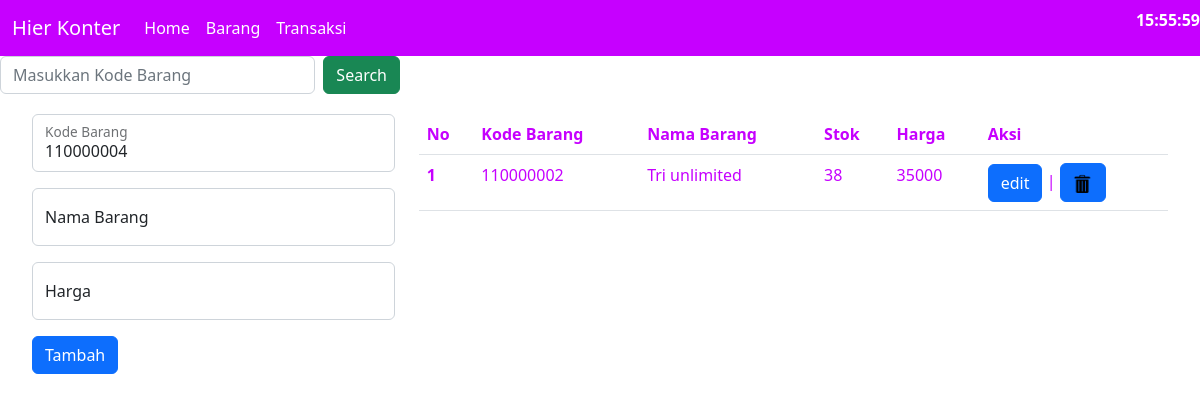
Page /barang.php?cari=110000002 on the committed database.
### tables this page shows
CREATE TABLE `barang` (
  `kodebarang` int(9) NOT NULL,
  `namabarang` varchar(20) NOT NULL,
  `jumlahbarang` int(9) NOT NULL,
  `hargabarang` int(9) NOT NULL
);

### barang.php (the view, shortened to what this page needs)
  <?php include('asset/head.php') ?>
  <?php include('app/koneksi.php'); ?>
  <?php include('asset/navbar.php');
if(isset($_GET['cari'])){
    $cari = $_GET['cari'];
    $a = mysqli_query($koneksi, "select * from barang where kodebarang like '%".$cari."%'");
  }
  else {
    $a = mysqli_query($koneksi, "select * from barang");
  }
  $i = 1;
  ?>
  <div class="col">
    <form class="d-flex col-md-4" role="search" method="get">
      <input class="form-control me-2" type="text" placeholder="Masukkan Kode Barang" aria-label="Search" name="cari">
      <button class="btn btn-success" type="submit">Search</button>
    </form>
  </div>
<div class="row container2">
  <div class="col-12 col-sm-4">
        <form method="post" action="">
          <div class="form-floating mb-3">
            <input type="text" class="form-control" id="floatingInput" name="kodebarang" autocomplete='off' required readonly value="<?php kodebarang();  ?>">
            <label for="floatingInput">Kode Barang</label>
          </div>
          <div class="form-floating mb-3">
            <input type="text" class="form-control" id="floatingInput" name="namabarang" autocomplete='off' required placeholder="1">
            <label for="floatingInput">Nama Barang</label>
          </div>
          <div class="form-floating mb-3">
            <input type="text" class="form-control" id="floatingInput" name="hargabarang" autocomplete='off' required placeholder="1">
            <label for="floatingInput">Harga</label>
          </div>
          <button type="submit" name="tambah" class="btn btn-primary">Tambah</button>
        </form>
  </div>
<div class="col-12 col-sm-8">
    <form class="table-responsive">
      <table class="table">
        <thead>
          <tr>
            <th scope="col">No</th>
            <th scope="col">Kode Barang</th>
            <th scope="col">Nama Barang</th>
            <th scope="col">Stok</th>
            <th scope="col">Harga</th>
            <th scope="col">Aksi</th>
          </tr>
        </thead>
        <tbody>
          <?php while( $row = mysqli_fetch_assoc($a)) :?>
          <tr>
            <th scope="row"><?php echo $i ?></th>
            <td><?php echo $row ["kodebarang"]?></td>
            <td><?php echo $row ["namabarang"]?></td>
            <td><?php echo $row ["jumlahbarang"]?></td>
            <td><?php echo $row ["hargabarang"]?></td>
            <td><a href="editbarang.php?kodebarang=<?php echo $row["kodebarang"];  ?>"><button type="button" class="btn btn-primary">edit</button></a> | <a href="hapusbarang.php?kodebarang=<?php echo $row["kodebarang"]; ?>"><button type="button" class="btn btn-primary"><img  src="asset/img/sampah.png" style="width: 20px; height: 23px;"></button></a></td>
          </tr>
          <?php $i++ ;?>
          <?php endwhile;?>
        </tbody>
      </table>
  </form>
</div>
</div>
  <?php include('asset/footer.php'); ?>

### asset/head.php (style rules this page uses)
.container2 { margin: 20px; }
.table { color: #C600FF; background-color: white; }

### rows in the picture
barang: kodebarang "110000002", namabarang "Tri unlimited", jumlahbarang "38", hargabarang "35000"
